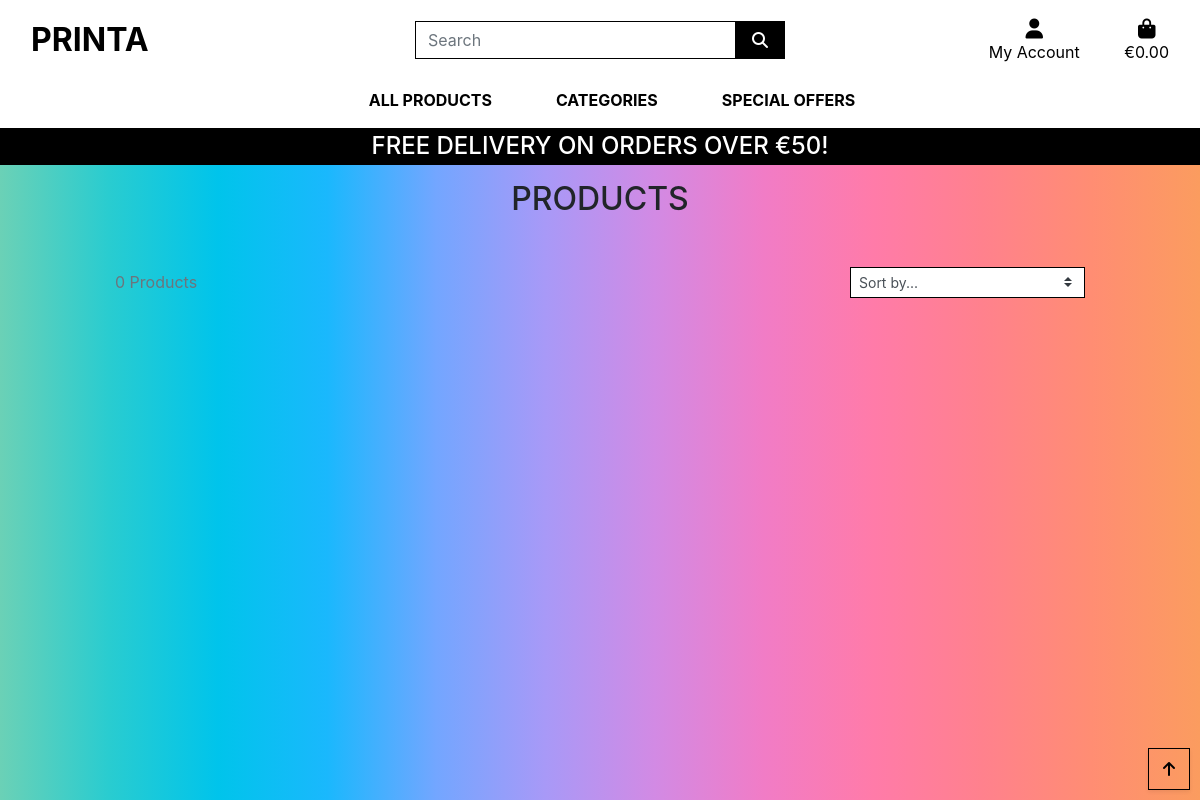
Before: /products/ with the older database file.
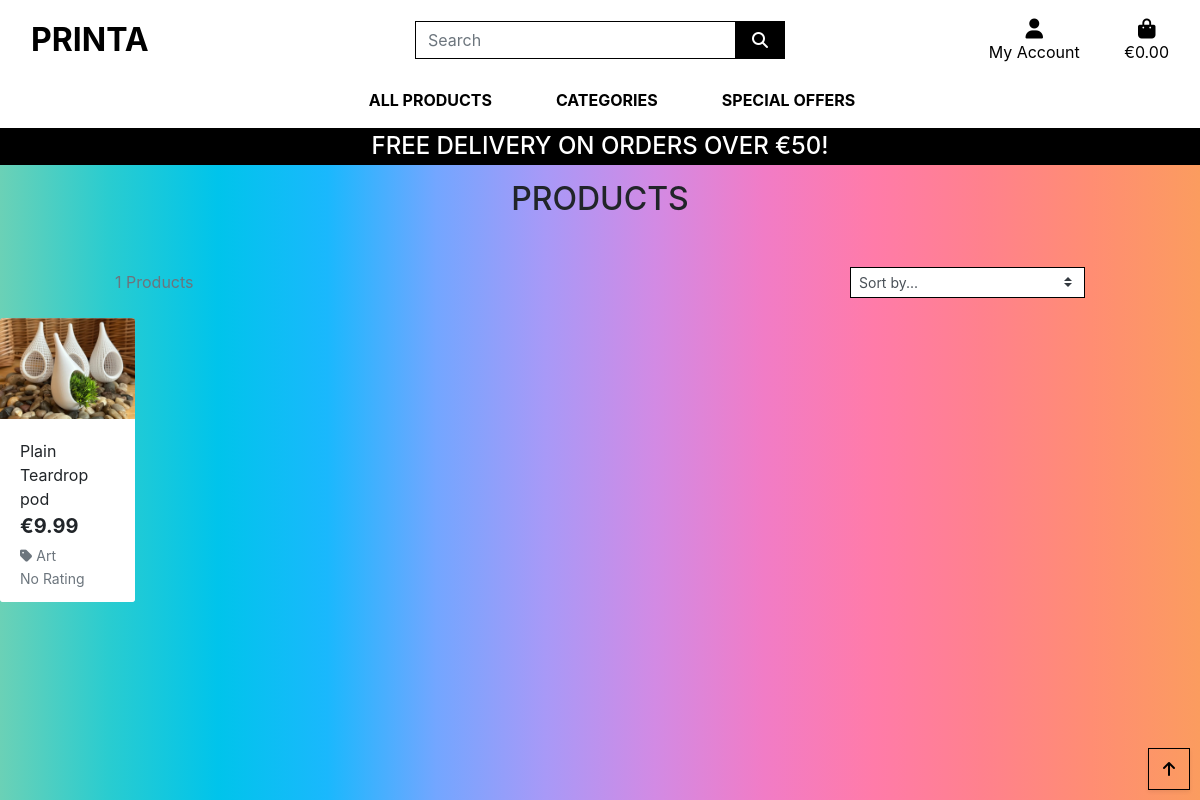
After: the same page with the newer database file.
### products/models.py (models this page shows, shortened)
class Product(models.Model):
    category = models.ForeignKey('Category', null=True, blank=True, on_delete=models.SET_NULL)
    sku = models.CharField(max_length=254, null=True, blank=True)
    name = models.CharField(max_length=254)
    description = models.TextField()
    price = models.DecimalField(max_digits=6, decimal_places=2)
    rating = models.DecimalField(max_digits=6, decimal_places=2, null=True, blank=True)
    image = models.ImageField(null=True, blank=True)
    image_second = models.ImageField(null=True, blank=True)
    image_third = models.ImageField(null=True, blank=True)

class Category(models.Model):
    class Meta:
        verbose_name_plural = 'Categories'
    name = models.CharField(max_length=254)
    friendly_name = models.CharField(max_length=254, null=True, blank=True)

### products/views.py (the view, shortened to what this page needs)
# urls.py: path('', views.all_products, name='products'),
def all_products(request):
    products = Product.objects.all()
    query = None
    categories = None
    sort = None
    direction = None
    current_sorting = f'{sort}_{direction}'
    context = {
        'products': products,
        'search_term': query,
        'current_categories': categories,
        'current_sorting': current_sorting,
    }
    return render(request, 'products/products.html', context)

### bag/contexts.py (called while the page is built)
def bag_contents(request):
    bag_items = []
    total = 0
    product_count = 0
    if total < settings.FREE_DELIVERY_THRESHOLD:
        delivery = total * Decimal(settings.STANDARD_DELIVERY_PERCENTAGE / 100)
        free_delivery_delta = settings.FREE_DELIVERY_THRESHOLD - total
    else:
        delivery = 0
        free_delivery_delta = 0
    grand_total = delivery + total
    context = {
        'bag_items': bag_items,
        'total': total,
        'product_count': product_count,
        'delivery': delivery,
        'free_delivery_delta': free_delivery_delta,
        'free_delivery_threshold': settings.FREE_DELIVERY_THRESHOLD,
        'grand_total': grand_total,
    }
    return context

### products/templates/products/products.html (shortened to what the changed rows need)
{% extends "base.html" %}
{% load static %}
{% block content %}
    <div class="container-fluid">
        <div class="row">
            <div class="col text-center mt-3">
                <h2 class="logo-font">Products</h2>
                <br>
            </div>
        </div>
        <div class="row">
            <div class="product-container col-10 offset-1">
                <div class="row mt-1 mb-2">
                    <div class="col-12 col-md-6 order-md-first">
                        <p class="text-muted mt-3 text-center text-md-left">
                            {{ products|length }} Products{% if search_term %} found for <strong>"{{ search_term }}"</strong>{% endif %}
                        </p>
                    </div>
                </div>
                </div>
                <div class="row">
                    {% for product in products %}
                        <div class="col-sm-6 col-md-6 col-lg-4 col-xl-3">
                            <div class="card h-100 border-0">
                                {% if product.image %}
                                <a href="{% url 'product_detail' product.id %}">
                                    <img class="card-img-top img-fluid" src="{{ product.image.url }}" alt="{{ product.name }}">
                                </a>
                                {% else %}
                                <a href="{% url 'product_detail' product.id %}">
                                    <img class="card-img-top img-fluid" src="{{ MEDIA_URL }}noimage.png" alt="{{ product.name }}">
                                </a>
                                {% endif %}
                                <div class="card-body pb-0">
                                    <p class="mb-0">{{ product.name }}</p>
                                </div>
                                <div class="card-footer bg-white pt-0 border-0 text-left">
                                    <div class="row">
                                        <div class="col">
                                            <p class="lead mb-0 text-left font-weight-bold">€{{ product.price }}</p>
                                            {% if product.category %}
                                            <p class="small mt-1 mb-0">
                                                <a class="text-muted" href="{% url 'products' %}?category={{ product.category.name }}">
                                                    <i class="fas fa-tag mr-1"></i>{{ product.category.friendly_name }}
                                                </a>
                                            </p>
                                            {% endif %}
                                            {% if product.rating %}
                                                <small class="text-muted"><i class="fas fa-star mr-1"></i>{{ product.rating }} / 5</small>
                                            {% else %}
                                                <small class="text-muted">No Rating</small>
                                            {% endif %}
                                        </div>
                                    </div>
                                </div>
                            </div>
                        </div>
                    {% endfor %}
                </div>
            </div>
        </div>
{% endblock %}

Changed rows visible on the page:
added Product: image (picture), name "Plain Teardrop pod", price "9.99", category.friendly_name "Art", rating "No Rating"
Other visible differences:
{{ products|length }}: "0" → "1"
